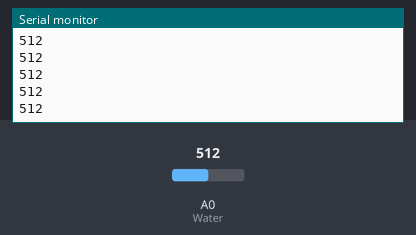
Bench run of a sketch on a simulated Arduino Uno, built with avr-gcc and run on an emulated ATmega328P. On the bench: the last lines printed to the serial monitor. Inputs (shaded band) come from the test bench; at power-on: A0 (Water) = 512.

Above: at 1.2 s.
1.3 s: A0 (Water) set to 716
At 2.3 s:
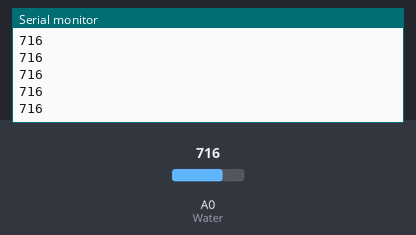
2.8 s: A0 (Water) set to 900
At 3.5 s:
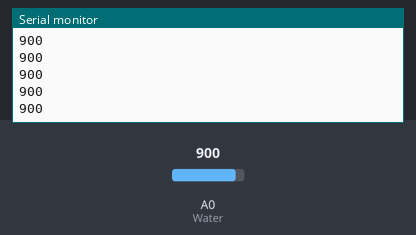
Timing chart, 0 to 5.8 s (numbered marks = the images above; inputs shaded):
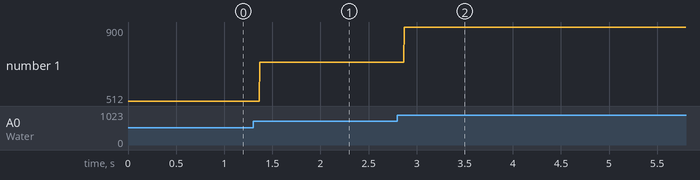

Measured:
- after the input at 1.3 s, the serial monitor: prints a new line after 0.07 s (image 1)
- after the input at 2.8 s, the serial monitor: prints a new line after 0.07 s (image 2)
- plotted number 1: 512 → 716 after the input at 1.3 s, 716 → 900 after the input at 2.8 s

The sketch:

water.ino
```cpp
//define input pin
const int Water = A0;

void setup() {
  Serial.begin(9600);
}

//max value ~= 680 however even a very low level produces an output
//of ~500 so the working physical range is less than 1cm

void loop() {
  int val;

  val = analogRead(Water);

  Serial.println(val, DEC);
}
```
